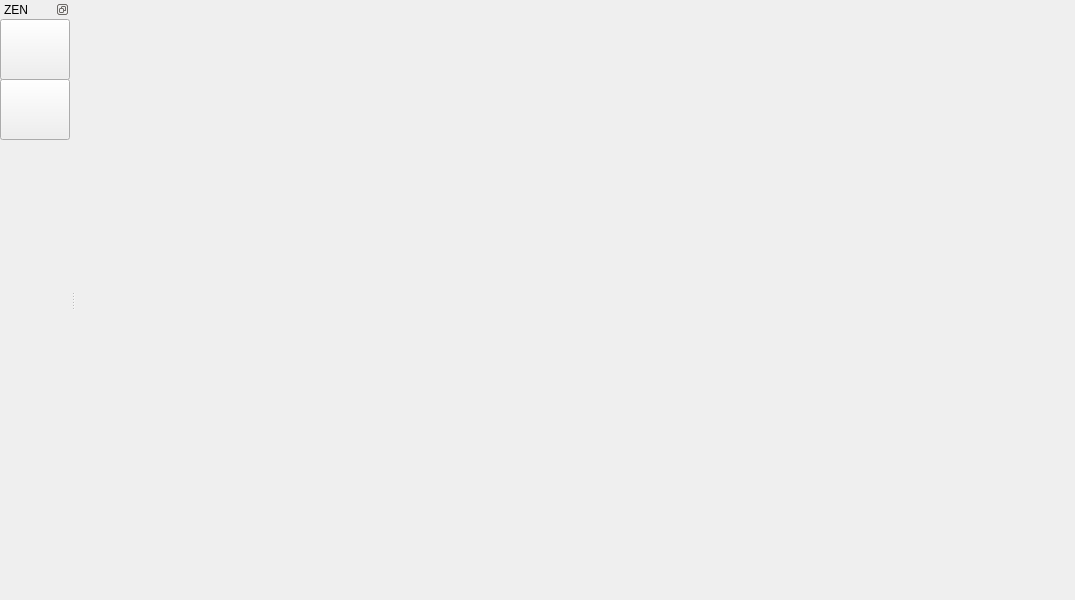
<?xml version="1.0" encoding="UTF-8"?>
<ui version="4.0">
 <class>MainWindow</class>
 <widget class="QMainWindow" name="MainWindow">
  <property name="geometry">
   <rect>
    <x>0</x>
    <y>0</y>
    <width>1075</width>
    <height>600</height>
   </rect>
  </property>
  <property name="windowTitle">
   <string>Zen | BY: Çözelti</string>
  </property>
  <property name="windowIcon">
   <iconset>
    <normaloff>zenx.png</normaloff>zenx.png</iconset>
  </property>
  <widget class="QWidget" name="centralwidget"/>
  <widget class="QDockWidget" name="dockWidget">
   <property name="minimumSize">
    <size>
     <width>70</width>
     <height>61</height>
    </size>
   </property>
   <property name="floating">
    <bool>false</bool>
   </property>
   <property name="features">
    <set>QDockWidget::DockWidgetFloatable|QDockWidget::DockWidgetMovable</set>
   </property>
   <property name="allowedAreas">
    <set>Qt::LeftDockWidgetArea</set>
   </property>
   <property name="windowTitle">
    <string>ZEN</string>
   </property>
   <attribute name="dockWidgetArea">
    <number>1</number>
   </attribute>
   <widget class="QWidget" name="dockWidgetContents">
    <widget class="QPushButton" name="pen">
     <property name="geometry">
      <rect>
       <x>0</x>
       <y>0</y>
       <width>70</width>
       <height>61</height>
      </rect>
     </property>
     <property name="text">
      <string/>
     </property>
     <property name="icon">
      <iconset>
       <normaloff>pen-solid.svg</normaloff>pen-solid.svg</iconset>
     </property>
     <property name="iconSize">
      <size>
       <width>24</width>
       <height>24</height>
      </size>
     </property>
    </widget>
    <widget class="QPushButton" name="eraser">
     <property name="geometry">
      <rect>
       <x>0</x>
       <y>60</y>
       <width>70</width>
       <height>61</height>
      </rect>
     </property>
     <property name="text">
      <string/>
     </property>
     <property name="icon">
      <iconset>
       <normaloff>eraser-solid.svg</normaloff>eraser-solid.svg</iconset>
     </property>
     <property name="iconSize">
      <size>
       <width>24</width>
       <height>24</height>
      </size>
     </property>
    </widget>
   </widget>
  </widget>
 </widget>
 <resources/>
 <connections/>
</ui>
